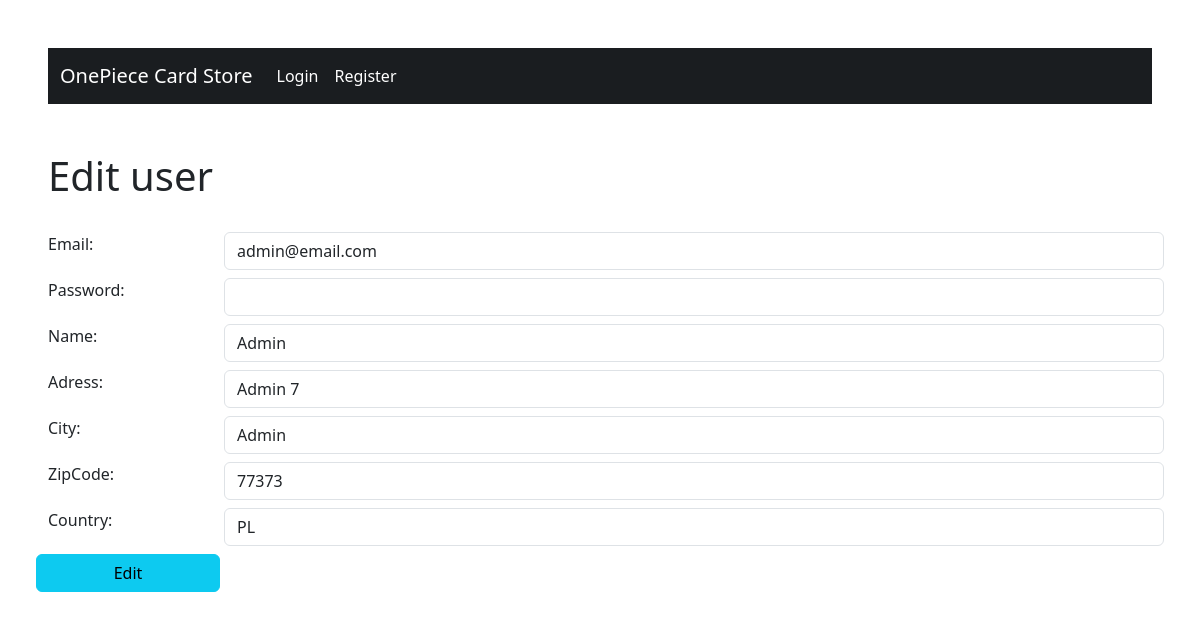
/user_edit/1, run on an earlier commit of the app's database.
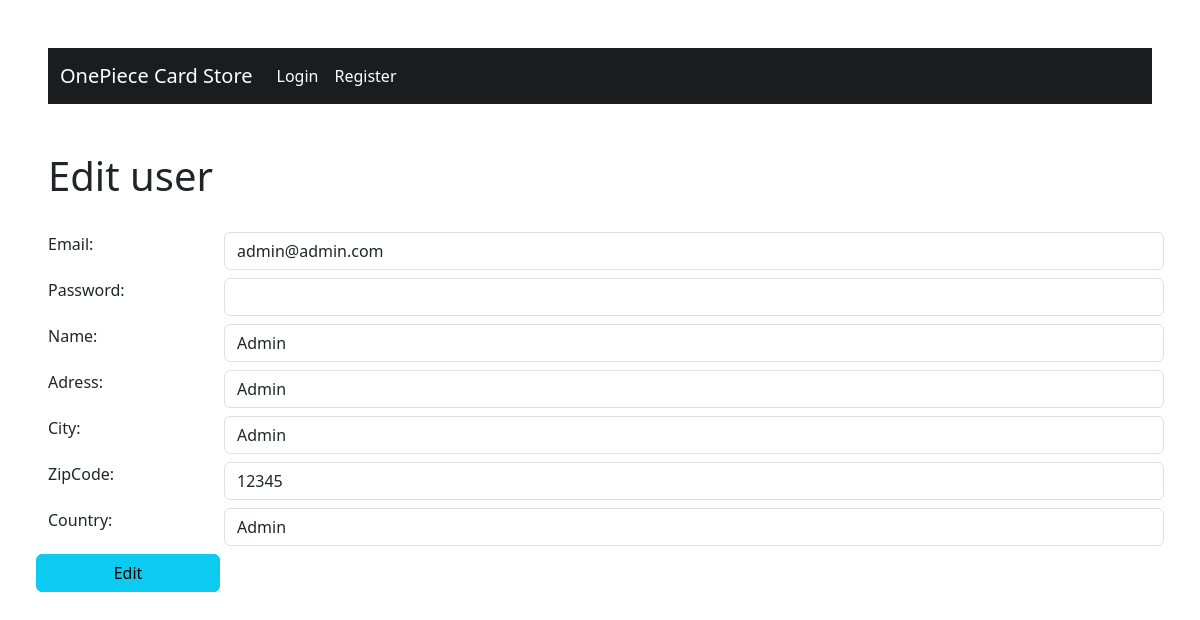
And on a later commit of the database.
### blueprints/databases.py (models this page shows)
class User(db.Model, UserMixin):
    id = db.Column(db.Integer, primary_key=True)
    email = db.Column(db.String(50), nullable=False, default=False)
    password = db.Column(db.String(50), nullable=False, default=False)
    name = db.Column(db.String(25))
    adress = db.Column(db.String(75))
    city = db.Column(db.String(20))
    zipcode = db.Column(db.Integer)
    country = db.Column(db.String(20))
    is_admin = db.Column(db.Boolean, nullable=False, default=False)

### blueprints/users.py (the view, shortened to what this page needs)
@users.route("/user_edit/<user_id>", methods=["GET", "POST"])
def user_edit(user_id):
    user = User.query.filter(User.id == user_id).first()
    form = UserForm(obj=user)
    return render_template("user_edit.html", form=form, user=user)

### blueprints/forms.py
class UserForm(FlaskForm):
    email = StringField("Email: ", validators=[DataRequired("Enter email")])
    email_check = StringField("Email Check: ", validators=[DataRequired("Enter email check")])
    password = PasswordField("Password: ", validators=[DataRequired("Enter password")])
    password_check = PasswordField("Password Check: ", validators=[DataRequired("Enter password check")])
    name = StringField("Name: ", validators=[DataRequired("Enter name")])
    adress = StringField("Adress: ", validators=[DataRequired("Enter adress")])
    city = StringField("City: ", validators=[DataRequired("Enter city")])
    zipcode = IntegerField("ZipCode: ", validators=[DataRequired("Enter zipcode")])
    country = StringField("Country: ", validators=[DataRequired("Enter country")])
    is_admin = BooleanField("Is admin?: ")

### templates/user_edit.html (shortened to what this page needs)
{% extends "base.html" %}
{% block body %}
<div class="mx-lg-5 pb-lg-4">
    <h1>Edit user</h1>
</div>
<div class="mx-lg-5">
    <form id="card-form" action="{{ url_for('users.user_edit', user_id=user.id) }}" method="POST">
        <div class="row pb-lg-2">
            {{ form.email.label(class_="col-2 form-label") }}
            {{ form.email(class_="col form-control") }}
        </div>
        <div class="row pb-lg-2">
            {{ form.password.label(class_="col-2 form-label") }}
            {{ form.password(class_="col form-control") }}
        </div>
        <div class="row pb-lg-2">
            {{ form.name.label(class_="col-2 form-label") }}
            {{ form.name(class_="col form-control") }}
        </div>
        <div class="row pb-lg-2">
            {{ form.adress.label(class_="col-2 form-label") }}
            {{ form.adress(class_="col form-control") }}
        </div>
        <div class="row pb-lg-2">
            {{ form.city.label(class_="col-2 form-label") }}
            {{ form.city(class_="col form-control") }}
        </div>
        <div class="row pb-lg-2">
            {{ form.zipcode.label(class_="col-2 form-label") }}
            {{ form.zipcode(class_="col form-control") }}
        </div>
        <div class="row pb-lg-2">
            {{ form.country.label(class_="col-2 form-label") }}
            {{ form.country(class_="col form-control") }}
        </div>
        <div class="row col-lg-2 pb-lg-2">
            <input type="submit" value="Edit" class="btn btn-info">
        </div>
    </form>
</div>
{% endblock %}

What changed in the data, as far as the page shows it:
changed User "Admin": email "admin@email.com" → "admin@admin.com"; adress "Admin 7" → "Admin"; zipcode "77373" → "12345"; country "PL" → "Admin"
